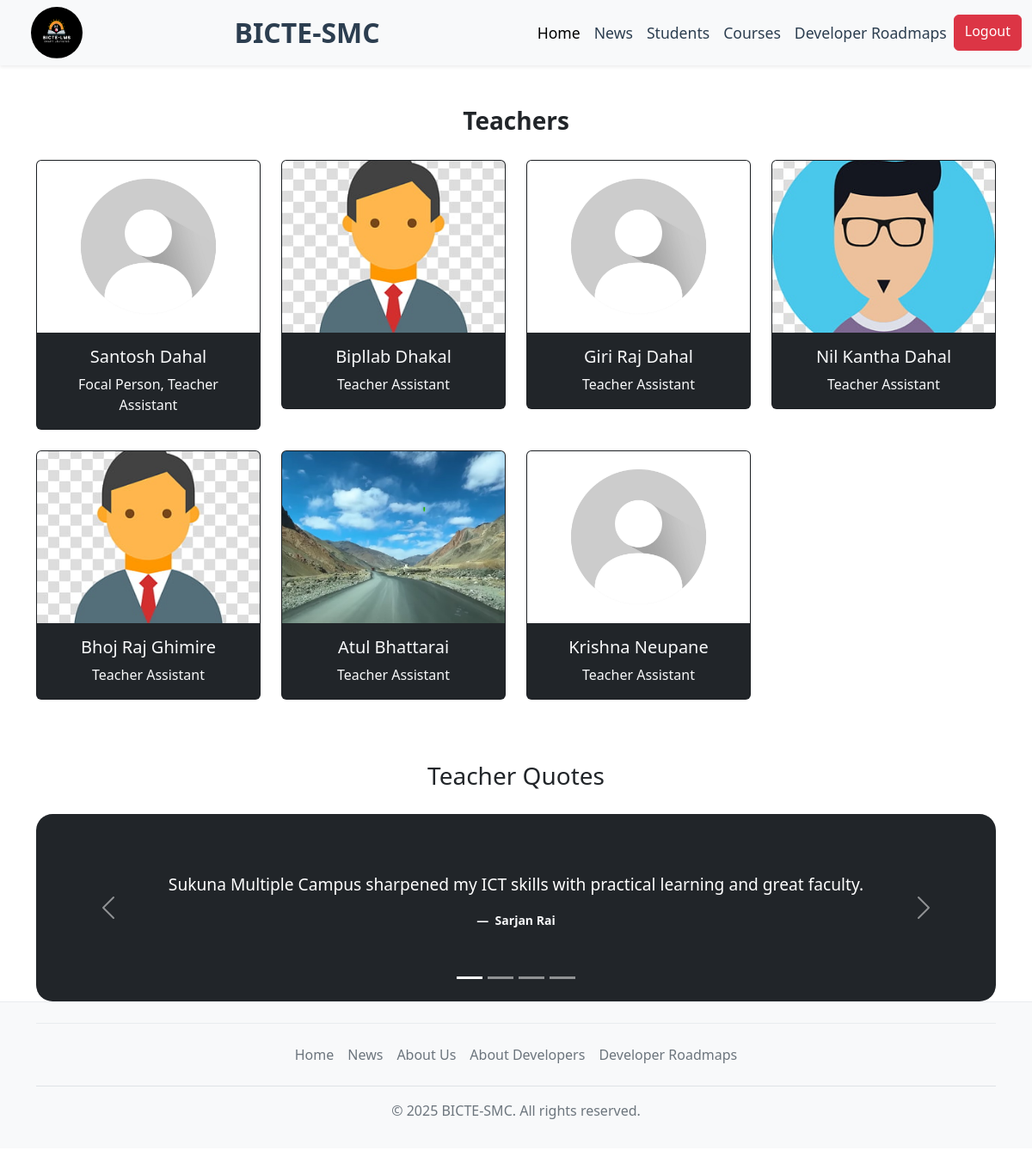
/api/all-teacher-list/ (signed in), run on the app's committed database.
### main/models.py (models this page shows, shortened)
class Teacher(models.Model):
    GENDER_CHOICES = [
        ('male', 'Male'),
        ('female', 'Female'),
        ('other', 'Other'),
    ]
    profile_picture = models.ImageField(upload_to='teacher_pics/', null=True, blank=True, default='images/default_profile_image.jpg')
    t_full_name = models.CharField(max_length=50)
    designation = models.CharField(max_length=100, default='Teacher Assistant')
    t_email = models.EmailField(max_length=100, unique=True)
    t_password = models.CharField(max_length=255)
    t_phone_number = models.CharField(max_length=40)
    t_address = models.CharField(max_length=100)
    hire_date = models.DateField()
    gender = models.CharField(max_length=10,choices=GENDER_CHOICES, verbose_name="Gender",
        default='male')
    class Meta:
        verbose_name = "Teacher"
        verbose_name_plural = "Teachers"

### main/views.py (the view)
# urls.py: path('all-teacher-list/', views.AllTeacherList.as_view(), name='all-teacher-list'),
class AllTeacherList(View):
    @method_decorator(login_required)
    @method_decorator(user_passes_test(is_superuser))
    def get(self, request, *args, **kwargs):
        teachers = Teacher.objects.all()
        return render(request, 'teacher_template/all_teacher_list.html', {'teachers': teachers})

### main/views.py (called while the page is built)
def is_superuser(user):
    return user.is_authenticated and user.is_superuser

### templates/teacher_template/all_teacher_list.html (shortened to what this page needs)
{% extends "base_template/main.html" %} {% load static %} {% block title %} Teacher List - BICTESMC{% endblock %} {% block content %}
<div class="container mt-4">
    <h3 class="pb-1 mb-4 mt-5 text-center fw-bold animate__animated animate__fadeInDown">
        Teachers
    </h3>
    <div class="row md-4">
        {% for teacher in teachers %}
        <div class="col-md-3 mb-4">
            <div class="card teacher-card animate__animated animate__fadeInUp bg-dark">
                <a href="#">
                    <div class="image-container">
                        {% if teacher.profile_picture %}
                        <img src="{{ teacher.profile_picture.url }}" class="card-img-top teacher-image" alt="{{ teacher.t_full_name }}" /> {% else %}
                        <img src="{% static 'images/default_profile_image.jpg' %}" class="card-img-top teacher-image" alt="No Image" /> {% endif %}
                    </div>
                </a>
                <div class="card-body text-light">
                    <h5 class="card-title text-center">
                        <a href="#" class="text-light teacher-name">{{ teacher.t_full_name }}</a
            >
          </h5>
          <p class="card-text text-center">{{ teacher.designation }}</p>
        </div>
      </div>
    </div>
    {% endfor %}
  </div>
  <h3 class="pb-1 mb-4 mt-5 text-center animate__animated animate__fadeInDown">
    Teacher Quotes
  </h3>
  <div
    id="carouselExampleIndicators"
    class="carousel slide student-testimonial bg-dark text-white py-5"
    data-bs-ride="carousel"
  >
    <div class="carousel-indicators">
      <button
        type="button"
        data-bs-target="#carouselExampleIndicators"
        data-bs-slide-to="0"
        class="active"
        aria-current="true"
        aria-label="Slide 1"
      ></button>
      <button
        type="button"
        data-bs-target="#carouselExampleIndicators"
        data-bs-slide-to="1"
        aria-label="Slide 2"
      ></button>
      <button
        type="button"
        data-bs-target="#carouselExampleIndicators"
        data-bs-slide-to="2"
        aria-label="Slide 3"
      ></button>
      <button
        type="button"
        data-bs-target="#carouselExampleIndicators"
        data-bs-slide-to="3"
        aria-label="Slide 4"
      ></button>
    </div>
    <div class="carousel-inner">
      <div class="carousel-item active">
        <figure class="text-center">
          <blockquote class="blockquote">
            <p>
              Sukuna Multiple Campus sharpened my ICT skills with practical
              learning and great faculty.
            </p>
          </blockquote>
          <figcaption class="blockquote-footer text-light fw-bold">
            Sarjan Rai
          </figcaption>
        </figure>
      </div>
    </div>
    <button
      class="carousel-control-prev"
      type="button"
      data-bs-target="#carouselExampleIndicators"
      data-bs-slide="prev"
    >
      <span class="carousel-control-prev-icon" aria-hidden="true"></span>
    </button>
    <button
      class="carousel-control-next"
      type="button"
      data-bs-target="#carouselExampleIndicators"
      data-bs-slide="next"
    >
      <span class="carousel-control-next-icon" aria-hidden="true"></span>
    </button>
  </div>
</div>
<link
  rel="stylesheet"
  href="https://cdnjs.cloudflare.com/ajax/libs/animate.css/4.1.1/animate.min.css"
/>
{% endblock %}

### templates/teacher_template/all_teacher_list.html (style rules this page uses)
.teacher-name { text-decoration: none; }
.animate__animated { animation-duration: 1s; }
.animate__fadeInDown { animation-name: fadeIn; }
.animate__fadeInUp { animation-name: fadeIn; }
.teacher-card { transition: transform 0.3s ease, box-shadow 0.3s ease; }
.teacher-name { transition: color 0.3s ease; }
.student-testimonial { border-radius: 1.2rem; }
.carousel-item { padding: 20px; }
.blockquote { font-size: 1.2rem; }
.blockquote-footer { margin-top: 10px; }
.image-container { width: 100%; height: 200px; overflow: hidden; }
.teacher-image { width: 100%; height: 100%; object-fit: cover; }

### data on the page
Teacher: t_full_name "Santosh Dahal", designation "Focal Person, Teacher Assistant"
Teacher: profile_picture (picture), t_full_name "Bipllab Dhakal", designation "Teacher Assistant"
Teacher: profile_picture (placeholder picture), t_full_name "Giri Raj Dahal", designation "Teacher Assistant"
Teacher: profile_picture (picture), t_full_name "Nil Kantha Dahal", designation "Teacher Assistant"
Teacher: profile_picture (picture), t_full_name "Bhoj Raj Ghimire", designation "Teacher Assistant"
Teacher: profile_picture (picture), t_full_name "Atul Bhattarai", designation "Teacher Assistant"
Teacher: profile_picture (placeholder picture), t_full_name "Krishna Neupane", designation "Teacher Assistant"
